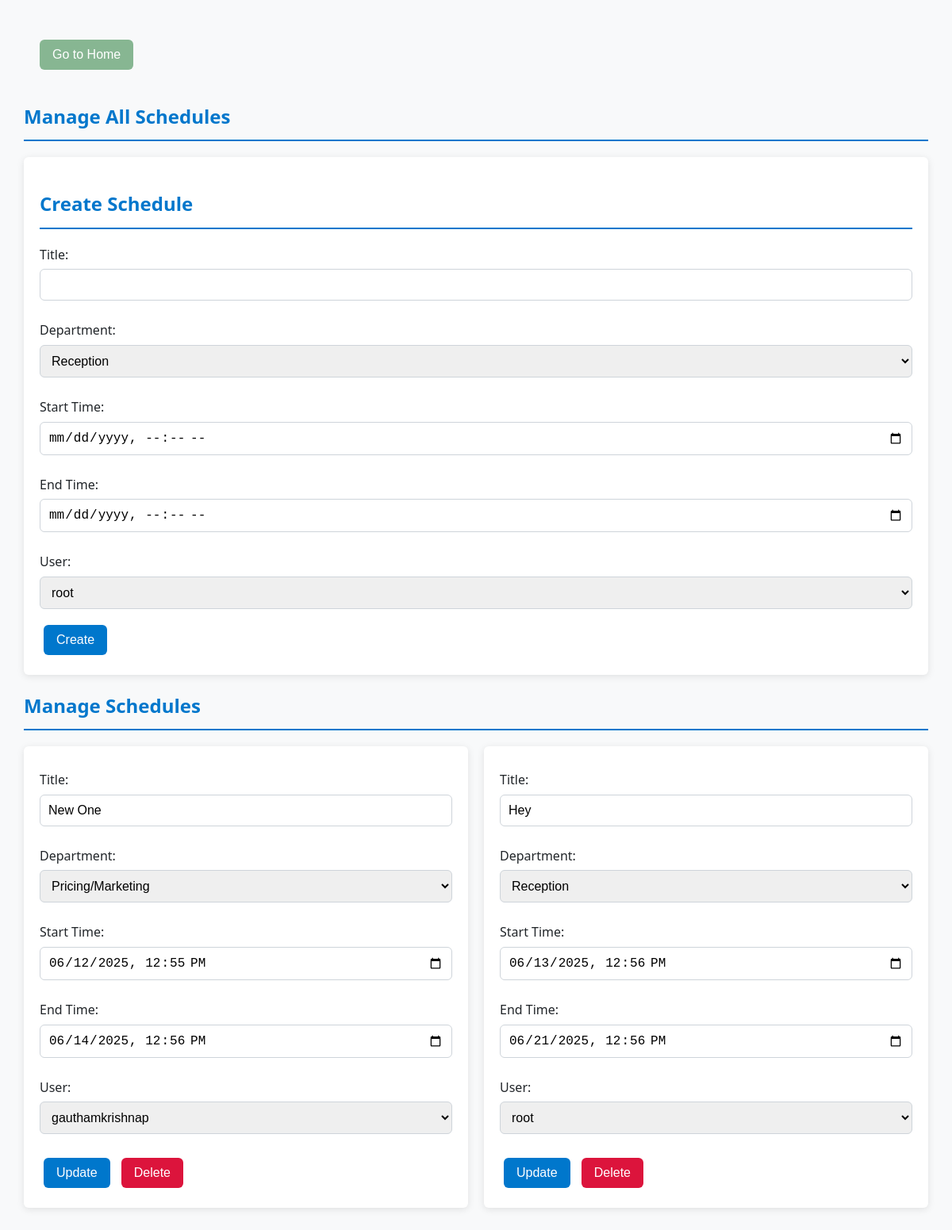
/manage_schedule (signed in), run on an earlier commit of the app's database.
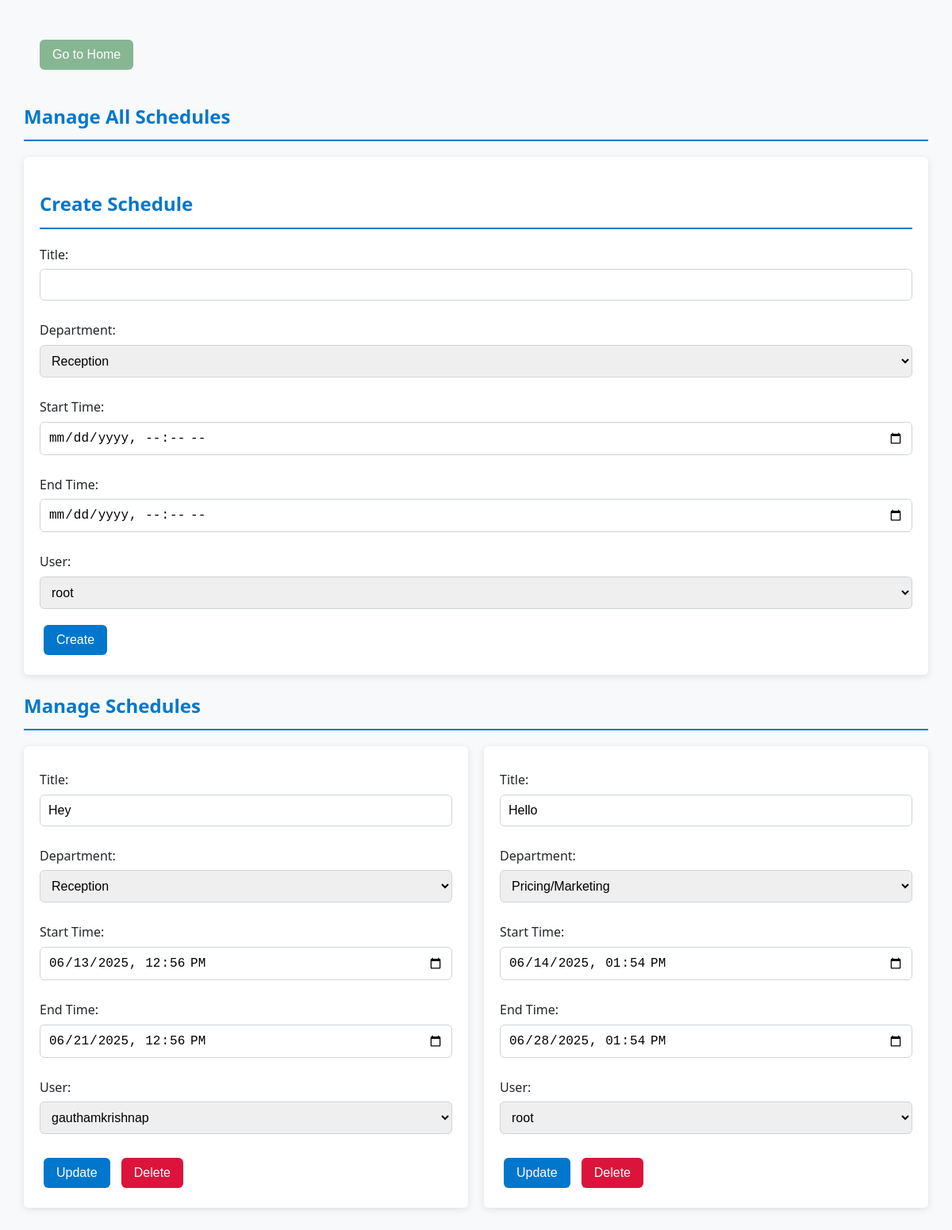
And on a later commit of the database.
### home/models.py (models this page shows, shortened)
class Shedule(models.Model):
    user = models.ForeignKey(User, on_delete=models.CASCADE, related_name='schedules')
    title = models.CharField(max_length=100)
    department = models.CharField(max_length=100, blank=True, null=True)
    start_time = models.DateTimeField()
    end_time = models.DateTimeField()
    created_at = models.DateTimeField(auto_now_add=True)
    updated_at = models.DateTimeField(auto_now=True)
    status = models.CharField(max_length=20, null=True, blank=True)

### home/views.py (the view, shortened to what this page needs)
# urls.py: path('manage_schedule', views.manage_schedule, name='manage_schedule'),
@user_passes_test(lambda u: u.is_superuser, login_url='signin')
def manage_schedule(request):
    users = User.objects.all()
    schedules = Shedule.objects.all().order_by('start_time')
    return render(request, 'manage_schedule.html', {
        'schedules': schedules,
        'users': users
    })

### templates/manage_schedule.html (shortened to what this page needs)
{% load static %}
<!DOCTYPE html>
<html>
<head>
  <link rel="stylesheet" href="{% static 'sheduler/manage.css' %}">
</head>
<body>
    <a href="{% url 'index' %}">
        <button style="
        margin: 20px;
        background-color:rgb(135, 182, 146);
        color: white;
        padding: 10px 16px;
        border: none;
        border-radius: 6px;
        cursor: pointer;
        font-size: 1rem;
        ">
          Go to Home
        </button>
    </a>
    <h2>Manage All Schedules</h2>
    {% if request.user.is_superuser %}
        <div class='schedule-card'>
            <h2>Create Schedule</h2>
            <form method="POST" action="{% url 'create_schedule' %}">
              <label>Title:</label>
              <input type="text" name="title" required><br>
              <label>Department:</label>
              <select name="department" required>
                <option value="Reception">Reception</option>
              </select>
                <label>Start Time:</label>
                <input type="datetime-local" name="start_time" required>
                <label>End Time:</label>
                <input type="datetime-local" name="end_time" required>
                <label>User:</label>
                <select name="user_id" required>
                  {% for user in users %}
                    <option value="{{ user.id }}">{{ user.username }}</option>
                  {% endfor %}
                </select><br>
                <button type="submit">Create</button>
            </form>
        </div>
    {% endif %}
    <h2>Manage Schedules</h2>
        {% if schedules %}
          <ul class="schedule-list">
            {% for schedule in schedules %}
              <li class="schedule-card">
                <form method="POST" action="{% url 'manage_schedule' %}">
                  <label>Title:</label>
                  <input type="text" name="title" value="{{ schedule.title }}" required>
                  <label>Department:</label>
                  <select name="department">
                    <option value="Reception" {% if schedule.department == "Reception" %}selected{% endif %}>Reception</option>
                    <option value="Pricing/Marketing" {% if schedule.department == "Pricing/Marketing" %}selected{% endif %}>Pricing/Marketing</option>
                  </select>
                  <label>Start Time:</label>
                  <input type="datetime-local" name="start_time" value="{{ schedule.start_time|date:'Y-m-d\\TH:i' }}" required>
                  <label>End Time:</label>
                  <input type="datetime-local" name="end_time" value="{{ schedule.end_time|date:'Y-m-d\\TH:i' }}" required>
                  <label>User: </label>
                  <select name="user_id" required>
                    {% for user in users %}
                      <option value="{{ user.id }}" {% if user.id == schedule.user.id %}selected{% endif %}>
                        {{ user.username }}
                      </option>
                    {% endfor %}
                  </select>
                  <div style="margin-top: 10px;">
                    <button type="submit" name="action" value="update">Update</button>
                    <button type="submit" name="action" value="delete" style="background-color: crimson;">Delete</button>
                  </div>
                </form>
              </li>
            {% endfor %}
          </ul>
        {% else %}
          <p>No schedules found.</p>
        {% endif %}
</body>
</html>

What changed in the data, as far as the page shows it:
removed Shedule: title "New One", department "Pricing/Marketing", start_time "06/12/2025 12:55", end_time "06/14/2025 12:56", user_id "gauthamkrishnap"
changed Shedule "Hey": user_id "root" → "gauthamkrishnap"
added Shedule: title "Hello", department "Pricing/Marketing", start_time "06/14/2025 13:54", end_time "06/28/2025 13:54", user_id "root"
